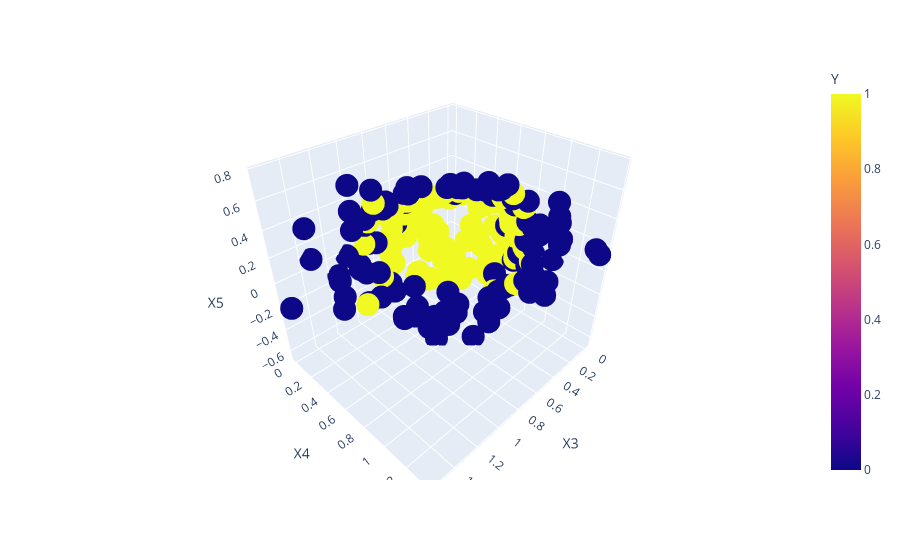

The code cell stored with this chart in its notebook:
### Code cell
fig = px.scatter_3d(df,x='X3',y='X4',z='X5',color='Y')
fig.show()

### Figure 1 — Plotly figure (JSON) as saved in the notebook; plotly's stock layout.template omitted (floating-point values rounded to 4 significant figures; data arrays with more than 128 entries replaced by an {"elided": "..."} marker saying what was removed)
{"data": [{"hovertemplate": "X3=%{x}<br>X4=%{y}<br>X5=%{z}<br>Y=%{marker.color}<extra></extra>", "legendgroup": "", "marker": {"color": {"elided": "200 int values"}, "coloraxis": "coloraxis", "symbol": "circle"}, "mode": "markers", "name": "", "scene": "scene", "showlegend": false, "type": "scatter3d", "x": {"elided": "200 float values"}, "y": {"elided": "200 float values"}, "z": {"elided": "200 float values"}}], "layout": {"coloraxis": {"colorbar": {"title": {"text": "Y"}}, "colorscale": [[0, "#0d0887"], [0.1111, "#46039f"], [0.2222, "#7201a8"], [0.3333, "#9c179e"], [0.4444, "#bd3786"], [0.5556, "#d8576b"], [0.6667, "#ed7953"], [0.7778, "#fb9f3a"], [0.8889, "#fdca26"], [1, "#f0f921"]]}, "legend": {"tracegroupgap": 0}, "margin": {"t": 60}, "scene": {"domain": {"x": [0, 1], "y": [0, 1]}, "xaxis": {"title": {"text": "X3"}}, "yaxis": {"title": {"text": "X4"}}, "zaxis": {"title": {"text": "X5"}}}}}
